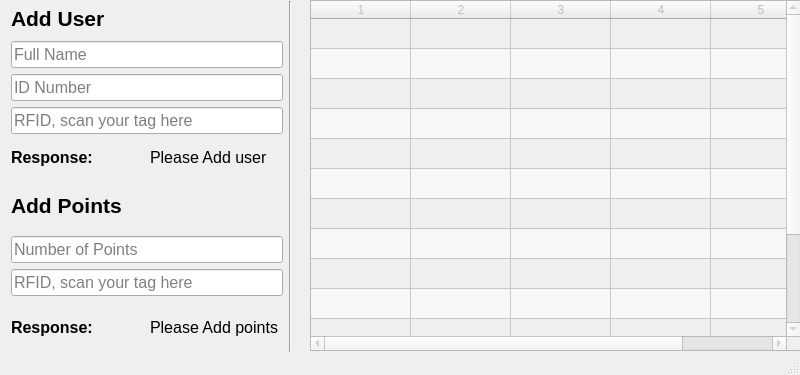
<?xml version="1.0" encoding="UTF-8"?>
<ui version="4.0">
 <class>MainWindow</class>
 <widget class="QMainWindow" name="MainWindow">
  <property name="geometry">
   <rect>
    <x>0</x>
    <y>0</y>
    <width>800</width>
    <height>375</height>
   </rect>
  </property>
  <property name="maximumSize">
   <size>
    <width>800</width>
    <height>500</height>
   </size>
  </property>
  <property name="windowTitle">
   <string>MainWindow</string>
  </property>
  <widget class="QWidget" name="centralwidget">
   <widget class="QWidget" name="layoutWidget">
    <property name="geometry">
     <rect>
      <x>11</x>
      <y>1</y>
      <width>281</width>
      <height>351</height>
     </rect>
    </property>
    <layout class="QHBoxLayout" name="horizontalLayout_3">
     <item>
      <layout class="QVBoxLayout" name="verticalLayout_3">
       <item>
        <layout class="QVBoxLayout" name="verticalLayout">
         <item>
          <widget class="QLabel" name="label_3">
           <property name="font">
            <font>
             <pointsize>16</pointsize>
             <weight>75</weight>
             <bold>true</bold>
            </font>
           </property>
           <property name="text">
            <string>Add User</string>
           </property>
          </widget>
         </item>
         <item>
          <widget class="QLineEdit" name="lineEdit">
           <property name="font">
            <font>
             <pointsize>12</pointsize>
            </font>
           </property>
           <property name="placeholderText">
            <string>Full Name</string>
           </property>
          </widget>
         </item>
         <item>
          <widget class="QLineEdit" name="lineEdit_3">
           <property name="font">
            <font>
             <pointsize>12</pointsize>
            </font>
           </property>
           <property name="placeholderText">
            <string>ID Number</string>
           </property>
          </widget>
         </item>
         <item>
          <widget class="QLineEdit" name="lineEdit_2">
           <property name="font">
            <font>
             <pointsize>12</pointsize>
            </font>
           </property>
           <property name="placeholderText">
            <string>RFID, scan your tag here</string>
           </property>
          </widget>
         </item>
         <item>
          <layout class="QHBoxLayout" name="horizontalLayout">
           <item>
            <widget class="QLabel" name="label_5">
             <property name="font">
              <font>
               <pointsize>12</pointsize>
               <weight>75</weight>
               <bold>true</bold>
              </font>
             </property>
             <property name="text">
              <string>Response: </string>
             </property>
            </widget>
           </item>
           <item>
            <widget class="QLabel" name="label">
             <property name="font">
              <font>
               <pointsize>12</pointsize>
              </font>
             </property>
             <property name="text">
              <string>Please Add user</string>
             </property>
            </widget>
           </item>
          </layout>
         </item>
        </layout>
       </item>
       <item>
        <layout class="QVBoxLayout" name="verticalLayout_2">
         <item>
          <widget class="QLabel" name="label_6">
           <property name="font">
            <font>
             <pointsize>16</pointsize>
             <weight>75</weight>
             <bold>true</bold>
            </font>
           </property>
           <property name="text">
            <string>Add Points</string>
           </property>
          </widget>
         </item>
         <item>
          <widget class="QLineEdit" name="lineEdit_4">
           <property name="font">
            <font>
             <pointsize>12</pointsize>
            </font>
           </property>
           <property name="placeholderText">
            <string>Number of Points</string>
           </property>
          </widget>
         </item>
         <item>
          <widget class="QLineEdit" name="lineEdit_5">
           <property name="font">
            <font>
             <pointsize>12</pointsize>
            </font>
           </property>
           <property name="placeholderText">
            <string>RFID, scan your tag here</string>
           </property>
          </widget>
         </item>
         <item>
          <layout class="QHBoxLayout" name="horizontalLayout_2">
           <item>
            <widget class="QLabel" name="label_2">
             <property name="font">
              <font>
               <pointsize>12</pointsize>
               <weight>75</weight>
               <bold>true</bold>
              </font>
             </property>
             <property name="text">
              <string>Response: </string>
             </property>
            </widget>
           </item>
           <item>
            <widget class="QLabel" name="label_4">
             <property name="font">
              <font>
               <pointsize>12</pointsize>
              </font>
             </property>
             <property name="text">
              <string>Please Add points</string>
             </property>
            </widget>
           </item>
          </layout>
         </item>
        </layout>
       </item>
      </layout>
     </item>
     <item>
      <widget class="Line" name="line">
       <property name="orientation">
        <enum>Qt::Vertical</enum>
       </property>
      </widget>
     </item>
    </layout>
   </widget>
   <widget class="QTableWidget" name="tableWidget">
    <property name="enabled">
     <bool>false</bool>
    </property>
    <property name="geometry">
     <rect>
      <x>310</x>
      <y>0</y>
      <width>491</width>
      <height>351</height>
     </rect>
    </property>
    <property name="alternatingRowColors">
     <bool>true</bool>
    </property>
    <property name="gridStyle">
     <enum>Qt::SolidLine</enum>
    </property>
    <property name="wordWrap">
     <bool>true</bool>
    </property>
    <property name="rowCount">
     <number>14</number>
    </property>
    <property name="columnCount">
     <number>5</number>
    </property>
    <attribute name="horizontalHeaderVisible">
     <bool>true</bool>
    </attribute>
    <attribute name="horizontalHeaderCascadingSectionResizes">
     <bool>false</bool>
    </attribute>
    <attribute name="horizontalHeaderShowSortIndicator" stdset="0">
     <bool>false</bool>
    </attribute>
    <attribute name="verticalHeaderVisible">
     <bool>false</bool>
    </attribute>
    <attribute name="verticalHeaderHighlightSections">
     <bool>false</bool>
    </attribute>
    <attribute name="verticalHeaderShowSortIndicator" stdset="0">
     <bool>false</bool>
    </attribute>
    <attribute name="verticalHeaderStretchLastSection">
     <bool>false</bool>
    </attribute>
    <row/>
    <row/>
    <row/>
    <row/>
    <row/>
    <row/>
    <row/>
    <row/>
    <row/>
    <row/>
    <row/>
    <row/>
    <row/>
    <row/>
    <column/>
    <column/>
    <column/>
    <column/>
    <column/>
   </widget>
  </widget>
  <widget class="QStatusBar" name="statusbar"/>
 </widget>
 <resources/>
 <connections/>
</ui>
